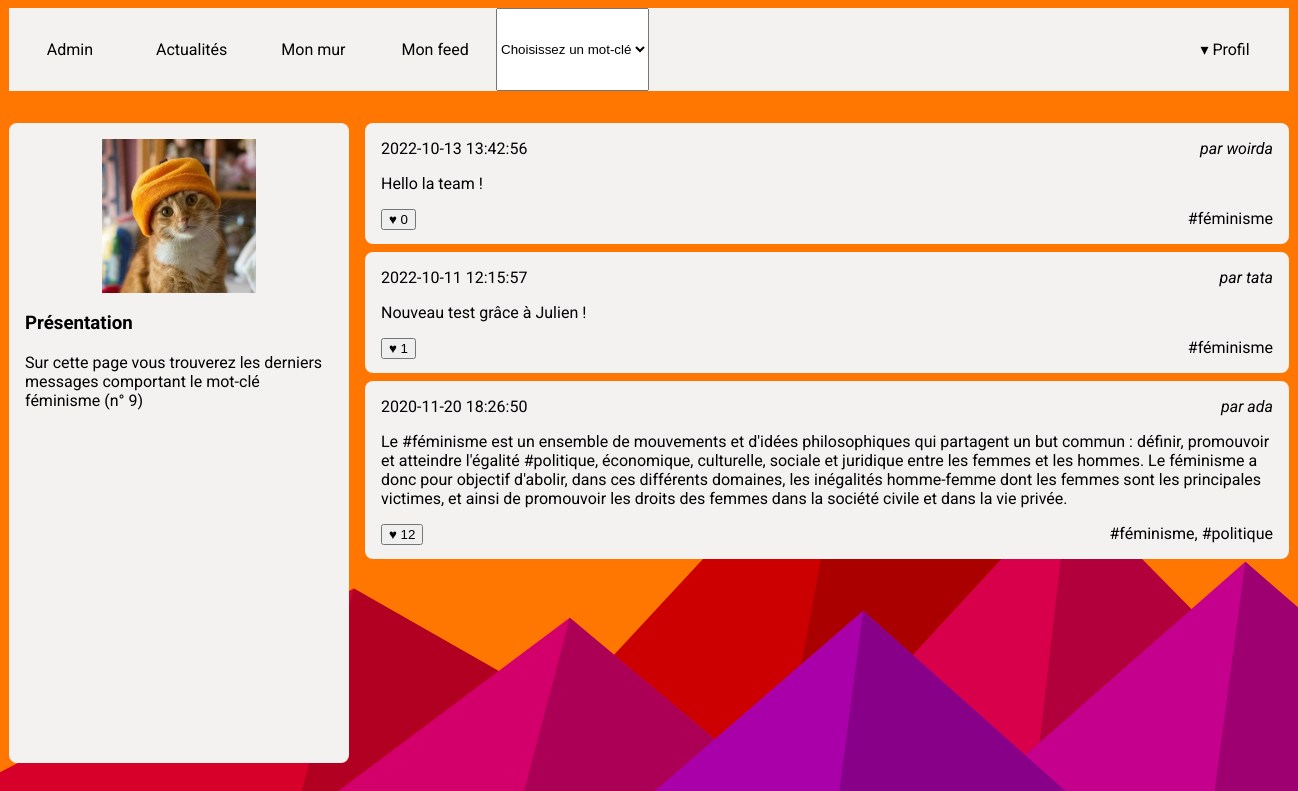
Screenshot of /resoc_n1/tags.php?tag_label=féminisme (signed in) with the database file from the repository.
### tables this page shows
CREATE TABLE `tags` (
  `id` int(10) UNSIGNED NOT NULL,
  `label` varchar(255) NOT NULL
);

CREATE TABLE `posts` (
  `id` int(10) UNSIGNED NOT NULL,
  `user_id` int(10) UNSIGNED NOT NULL,
  `content` text NOT NULL,
  `created` datetime NOT NULL,
  `parent_id` int(10) UNSIGNED DEFAULT NULL
);

CREATE TABLE `users` (
  `id` int(10) UNSIGNED NOT NULL,
  `email` varchar(255) NOT NULL,
  `password` varchar(255) NOT NULL,
  `alias` varchar(255) NOT NULL
);

### resoc_n1/tags.php (the view, shortened to what this page needs)
<!doctype html>
<html lang="fr">
    <head>
        <link rel="stylesheet" href="style.css"/>
    </head>
    <body>
        <?php include_once('header.php'); ?>
        <div id="wrapper">
            <?php $tagLabel = $_GET['tag_label']; ?>
            <aside>
                <?php
                $laQuestionEnSql = "SELECT * FROM tags WHERE label= '$tagLabel' ";
                $lesInformations = $mysqli->query($laQuestionEnSql);
                $tag = $lesInformations->fetch_assoc();
                ?>
                <img src="user.jpg" alt="Portrait de l'utilisatrice"/>
                <section>
                    <h3>Présentation</h3>
                    <p>Sur cette page vous trouverez les derniers messages comportant
                        le mot-clé <?php echo $tag['label'] ?>
                        (n° <?php echo $tag['id'] ?>)
                    </p>
                </section>
            </aside>
            <main>
                <?php
                $currentTagId = $tag['id'];
                $laQuestionEnSql = "
                    SELECT posts.content,
                    posts.created,
                    posts.id as post_id,
                    users.id as user_id,
                    users.alias as author_name,
                    count(likes.id) as like_number,
                    GROUP_CONCAT(DISTINCT tags.label) AS taglist
                    FROM posts_tags as filter
                    JOIN posts ON posts.id=filter.post_id
                    JOIN users ON users.id=posts.user_id
                    LEFT JOIN posts_tags ON posts.id = posts_tags.post_id
                    LEFT JOIN tags       ON posts_tags.tag_id  = tags.id
                    LEFT JOIN likes      ON likes.post_id  = posts.id
                    WHERE filter.tag_id = '$currentTagId'
                    GROUP BY posts.id
                    ORDER BY posts.created DESC
                    ";
                $lesInformations = $mysqli->query($laQuestionEnSql);
                while ($post = $lesInformations->fetch_assoc())
                {
                    ?>
                    <article>
                        <h3>
                            <time datetime='<?php echo $post['created'] ?>' ><?php echo $post['created'] ?></time>
                        </h3>
                        <address>par <a href="wall.php?user_id=<?php echo $post['user_id']; ?>"><?php echo $post['author_name'] ?></a></address>
                        <div>
                            <p><?php echo $post['content'] ?></p>
                        </div>
                        <footer>
                            <small>
                                <form action="tags.php?tag_label=<?php echo $_GET['tag_label'] ?>" method="post">
                                    <input type='submit' value="♥ <?php echo $post['like_number'] ?>">
                                </form>
                            </small>
                            <?php include('tagLinks.php') ?>
                        </footer>
                    </article>
                <?php } ?>
            </main>
        </div>
    </body>
</html>

### resoc_n1/tagLinks.php
<?php $tagsArray = explode(",", $post['taglist']);
    for($i = 0; $i < count($tagsArray); $i++) {
    if($tagsArray[0] == NULL){
        echo "</br>";
    } else if($i === count($tagsArray)-1) { ?>
        <a href=<?php echo "tags.php?tag_label=".$tagsArray[$i] ?>><?php echo "#".$tagsArray[$i] ?></a>
    <?php } else { ?>
        <a href=<?php echo "tags.php?tag_label=".$tagsArray[$i] ?>><?php echo "#".$tagsArray[$i] ?></a>,
    <?php } ?>
<?php } ?>

### resoc_n1/style.css (style rules this page uses)
body { background-color: #ff7700; background-attachment: fixed; background-size: cover; font-family: Roboto; }
a { text-decoration: none; color:black; }
#wrapper { display:flex; width:80em; margin:0 auto 2em auto; }
#wrapper aside { background-color: rgb(244, 241, 241); flex:1; padding:1em; border-radius: 0.5em; }
#wrapper aside img { display: block; width:50%; margin:auto; }
#wrapper main { flex:3; padding-left:1em; height: 80vh; overflow-y: scroll; }
#wrapper main article { background-color: rgb(244, 241, 241); padding:1em; margin-bottom: 0.5em ; border-radius: 0.5em; }
#wrapper main article h3 { margin:0; padding:0; font-weight: normal; font-size:1em; }
#wrapper main article time { float:left; }
#wrapper main article address { text-align: right; margin-bottom: 1em; }
#wrapper main article p { margin:0; }
#wrapper main article footer { margin-top: 1em; text-align: right; }
#wrapper main article footer small { float:left; }

### rows the page displays
tags: label "féminisme", id "9"
posts: created "2022-10-13 13:42:56", user.alias "woirda", content "Hello la team !", i "féminisme"
posts: created "2022-10-11 12:15:57", user.alias "tata", content "Nouveau test grâce à Julien !", i "féminisme"
posts: created "2020-11-20 18:26:50", user.alias "ada", content "Le #féminisme est un ensemble de mouvements et d'idées philosophiques qui partagent un but commun : définir, promouvoir et atteindre l'égalité #politique, économique, culturelle, sociale et juridique entre les femmes et les hommes. Le féminisme a donc pour objectif d'abolir, dans ces différents domaines, les inégalités homme-femme dont les femmes sont les principales victimes, et ainsi de promouvoir les droits des femmes dans la société civile et dans la vie privée.", i "féminisme", i "politique"
